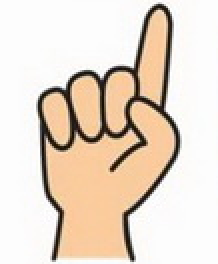
#> input picture lean_CV2/CV2_vl2/Fingers/1.png, 109 x 132 px, given in place of the camera (shown 2 times larger)
$ python NDCD.py
#> lines starting #> are read from the running program, lines starting #| are printed output that depends on the picture; after the words box and inside, x2 and y2 are one past the last pixel; in counts of white or black regions, pixels touching at a corner belong together
import cv2

# Đọc video
cap = cv2.VideoCapture(0)

# Khởi tạo bộ phát hiện chuyển động
motion_detector = cv2.createBackgroundSubtractorMOG2()

# Đọc khung hình đầu tiên
success, frame = cap.read()
#> frame is the input picture: shape (132, 109, 3); mean B, G, R 203.4, 217.4, 231.2
gray_prev = cv2.cvtColor(frame, cv2.COLOR_BGR2GRAY)
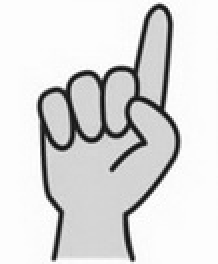
#> gray_prev: shape (132, 109) (shown 2 times larger); min 5, max 255, mean 219.9

while success:
    # Chuyển đổi khung hình sang định dạng grayscale
    gray = cv2.cvtColor(frame, cv2.COLOR_BGR2GRAY)

    # Tính toán sự khác biệt giữa khung hình hiện tại và khung hình trước đó
    diff = motion_detector.apply(gray)
#> diff: shape (132, 109); every value is 127

    # Áp dụng các bước tiền xử lý để loại bỏ nhiễu
    thresh = cv2.threshold(diff, 25, 255, cv2.THRESH_BINARY)[1]
#> thresh: shape (132, 109); every value is 255
    kernel = cv2.getStructuringElement(cv2.MORPH_ELLIPSE, (3, 3))
    thresh = cv2.morphologyEx(thresh, cv2.MORPH_OPEN, kernel)

    # Tìm kiếm các đối tượng được phát hiện trong khung hình
    contours, hierarchy = cv2.findContours(thresh, cv2.RETR_EXTERNAL, cv2.CHAIN_APPROX_SIMPLE)
#> contours = [[[0, 0], [0, 131], [108, 131], [108, 0]]]

    # Vẽ đường bao cho các đối tượng được phát hiện
    for c in contours:
        if cv2.contourArea(c) > 500:
            (x, y, w, h) = cv2.boundingRect(c)
            cv2.rectangle(frame, (x, y), (x + w, y + h), (0, 255, 0), 2)
#> this loop made 1 pass
#> (c, x, y, w, h) on pass 1: ([[0, 0], [0, 131], [108, 131], [108, 0]], 0, 0, 109, 132)
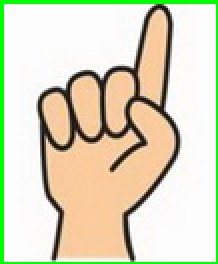
#> frame: shape (132, 109, 3) (shown 2 times larger); 4.96% of pixels changed, all inside (x1, y1, x2, y2) = (0, 0, 109, 132)

    # Hiển thị khung hình kết quả
    cv2.imshow('Motion Detection', frame)
    if cv2.waitKey(25)== ord("q"): # độ trễ 1/1000s , nếu bấm q sẽ thoát
#> (key q is pressed here)
        break

    # Lưu khung hình trước đó
    gray_prev = gray.copy()

    # Đọc khung hình tiếp theo
    success, frame = cap.read()

# Giải phóng bộ nhớ và đóng cửa sổ hiển thị video
cap.release()
cv2.destroyAllWindows()

$ run again, on lean_CV2/CV2_vl2/Fingers/2.png
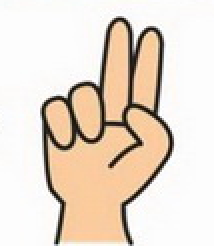
#> input picture lean_CV2/CV2_vl2/Fingers/2.png, 107 x 123 px, given in place of the camera (shown 2 times larger)
#> frame is the input picture: shape (123, 107, 3); mean B, G, R 206, 219.2, 232.3
#> `gray_prev = cv2.cvtColor(frame, cv2.COLOR_BGR2GRAY)`:
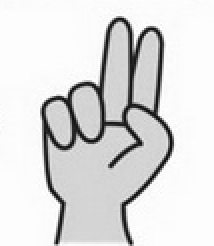
#> gray_prev: shape (123, 107) (shown 2 times larger); min 5, max 255, mean 221.6
#> diff: shape (123, 107); every value is 127
#> thresh: shape (123, 107); every value is 255
#> contours = [[[0, 0], [0, 122], [106, 122], [106, 0]]]
#> the loop `for c in contours:` made 1 pass
#> (c, x, y, w, h) on pass 1: ([[0, 0], [0, 122], [106, 122], [106, 0]], 0, 0, 107, 123)
#> after the loop `for c in contours:`:
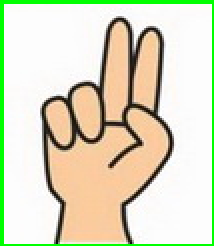
#> frame: shape (123, 107, 3) (shown 2 times larger); 5.17% of pixels changed, all inside (x1, y1, x2, y2) = (0, 0, 107, 123)

$ run again, on lean_CV2/CV2_vl2/Fingers/3.png
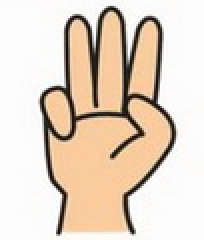
#> input picture lean_CV2/CV2_vl2/Fingers/3.png, 102 x 120 px, given in place of the camera (shown 2 times larger)
#> frame is the input picture: shape (120, 102, 3); mean B, G, R 197.2, 212.6, 227.8
#> `gray_prev = cv2.cvtColor(frame, cv2.COLOR_BGR2GRAY)`:
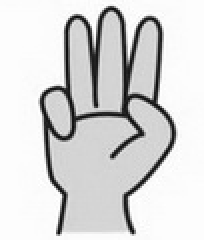
#> gray_prev: shape (120, 102) (shown 2 times larger); min 9, max 255, mean 215.4
#> diff: shape (120, 102); every value is 127
#> thresh: shape (120, 102); every value is 255
#> contours = [[[0, 0], [0, 119], [101, 119], [101, 0]]]
#> the loop `for c in contours:` made 1 pass
#> (c, x, y, w, h) on pass 1: ([[0, 0], [0, 119], [101, 119], [101, 0]], 0, 0, 102, 120)
#> after the loop `for c in contours:`:
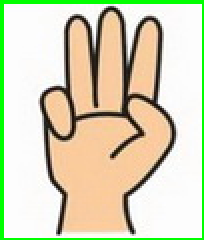
#> frame: shape (120, 102, 3) (shown 2 times larger); 5.37% of pixels changed, all inside (x1, y1, x2, y2) = (0, 0, 102, 120)

$ run again, on lean_CV2/CV2_vl2/Fingers/4.png
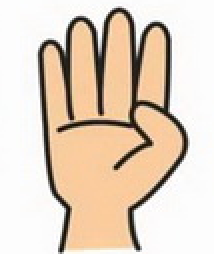
#> input picture lean_CV2/CV2_vl2/Fingers/4.png, 107 x 127 px, given in place of the camera (shown 2 times larger)
#> frame is the input picture: shape (127, 107, 3); mean B, G, R 191.9, 209, 225.7
#> `gray_prev = cv2.cvtColor(frame, cv2.COLOR_BGR2GRAY)`:
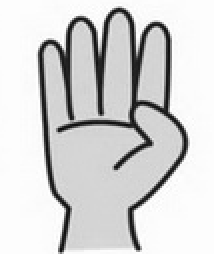
#> gray_prev: shape (127, 107) (shown 2 times larger); min 10, max 255, mean 212
#> diff: shape (127, 107); every value is 127
#> thresh: shape (127, 107); every value is 255
#> contours = [[[0, 0], [0, 126], [106, 126], [106, 0]]]
#> the loop `for c in contours:` made 1 pass
#> (c, x, y, w, h) on pass 1: ([[0, 0], [0, 126], [106, 126], [106, 0]], 0, 0, 107, 127)
#> after the loop `for c in contours:`:
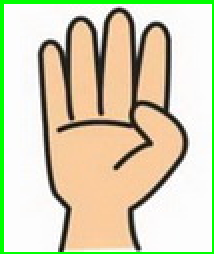
#> frame: shape (127, 107, 3) (shown 2 times larger); 5.1% of pixels changed, all inside (x1, y1, x2, y2) = (0, 0, 107, 127)
